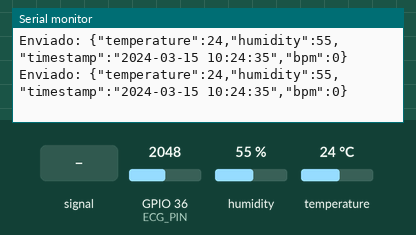
Recording of a sketch running on a simulated ESP32. On the bench: the last lines printed to the serial monitor. The inputs (shaded band) are chosen by the test bench; at power-on: humidity 55 %, GPIO 36 (ECG_PIN) = 2048, temperature 24 °C. WiFi joins after 1.5 s; servers stay silent unless stated; the local clock reads 2024-03-15 10:24:30 at power-on unless the sketch sets it; storage starts empty; no MQTT or app messages arrive unless stated.

Above: at 5.2 s.
5.3 s: GPIO 36 (ECG_PIN) fed a 200 Hz sine of ±327 counts around its level
At 6.15 s:
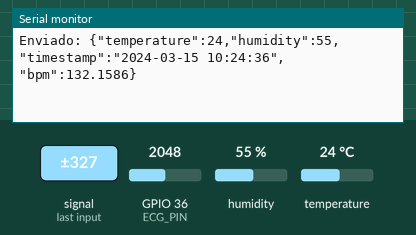
6.8 s: humidity set to 22 %
At 6.84 s:
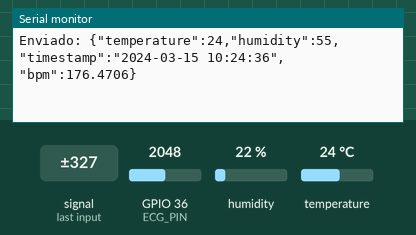
8.3 s: GPIO 36 (ECG_PIN) set to 1960
At 8.34 s:
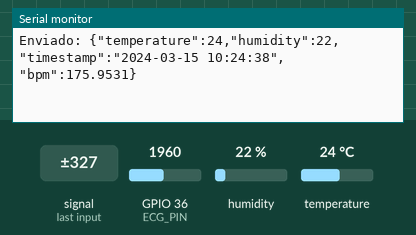
9.8 s: temperature set to 12 °C
At 10.28 s:
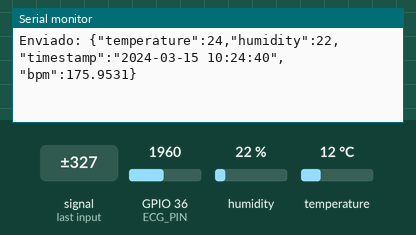
11.3 s: GPIO 36 (ECG_PIN) fed a 1000 Hz sine of ±1023 counts around its level
At 12.34 s:
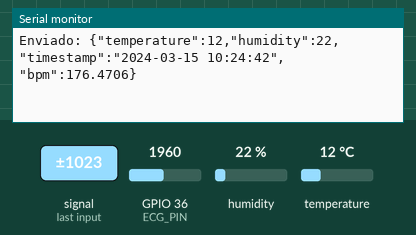
12.8 s: GPIO 36 (ECG_PIN) set to 2040
At 12.81 s:
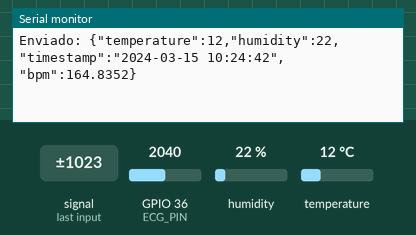

Measured:
- after the input at 5.3 s, the serial monitor: prints a new line after 0.27 s (image 1)
- after the input at 11.3 s, the serial monitor: prints a new line at once (image 5)

The sketch:

main.ino
```cpp
#include <time.h>
#include <DHT.h>
#include <PubSubClient.h>
#include <WiFiClientSecure.h>
#include <WiFi.h>
#include "FS.h"
#include "SPIFFS.h"
#include <ArduinoJson.h>
#include "secrets.h"

// Definição das constantes
const char* wifi_ssid = WIFI_SSID;
const char* wifi_pwd = WIFI_PWD;

const char* mqtt_ip = MQTT_IP;
const int mqtt_port = MQTT_PORT;
const char* mqtt_user = MQTT_USER;
const char* mqtt_pwd = MQTT_PWD;
const char* mqtt_queue = MQTT_QUEUE;

// Definição dos pinos do AD8232
#define ECG_PIN 36       // Pino de saída analógica do AD8232 (OUTPUT)
#define LO_PLUS_PIN 25   // Lead-off positivo (LO+)
#define LO_MINUS_PIN 26  // Lead-off negativo (LO-)

// Definição do pino e tipo do DHT
#define DHTPIN 19
#define DHTTYPE DHT11
DHT dht(DHTPIN, DHTTYPE);

// Declarando variaveis de Wifi e MQTT
//WiFiClientSecure espClient; // Conexão para o HiveMQ (necessário para conexão TLS via ESP32)
WiFiClient espClient; // Conexão para o RabbitMQ
PubSubClient client(espClient);

// Funções com paramêtros precisam ser declaradas antes de serem utilizadas
bool MountSPIFFS(int maxRetries = 5) {
  int attempts = 0;
  while (!SPIFFS.begin(true)) {
    Serial.println("Falha ao montar SPIFFS, tentando novamente...");
    attempts++;
    delay(500);
    if (attempts >= maxRetries) {
      Serial.println("Não foi possível montar o SPIFFS após várias tentativas.");
      return false;
    }
  }

  Serial.println("SPIFFS montado com sucesso!");
  return true;
}

void setup() {
  Serial.begin(115200);

  // Aguarda SPIFFS ser montado
  if (!MountSPIFFS()) {
    Serial.println("Erro crítico ao montar SPIFFS. Reiniciando...");
    delay(3000);
    ESP.restart();
  }

  pinMode(LO_PLUS_PIN, INPUT);
  pinMode(LO_MINUS_PIN, INPUT);
  pinMode(ECG_PIN, INPUT);

  //espClient.setInsecure(); // Necessário desabilitar o certificado para enviar os dados ao HiveMQ

  dht.begin();
  delay(2000);

  // Conecta ao Wifi e RabbitMQ
  Reconnect();

  // Sincroniza o fuso horário (NTP - Network Time Protocol)
  SyncTime();
}

void SyncTime(){
  configTime(-3 * 3600, 0, "pool.ntp.org", "time.google.com");
  Serial.println("Sincronizando com NTP...");
  struct tm timeinfo;
  if (!getLocalTime(&timeinfo)) {
    Serial.println("Falha ao sincronizar com NTP. Usando millis() como fallback.");
  } else {
    char timeStr[20];
    strftime(timeStr, sizeof(timeStr), "%Y-%m-%d %H:%M:%S", &timeinfo);
    Serial.println("Data/Hora sincronizada: " + String(timeStr));
  }
}

void Reconnect(){
  ConnectWifi();
  ConnectRabbitMQ();
}

void ConnectWifi(){
  int errorCount = 0;

  WiFi.begin(wifi_ssid, wifi_pwd);
  while (WiFi.status() != WL_CONNECTED && errorCount < 3) {
    errorCount++;
    delay(1000);
    Serial.print(".");
  }
  Serial.println("Conectado ao Wifi.");
}

void ConnectRabbitMQ(){
  int errorCount = 0;

  client.setServer(mqtt_ip, mqtt_port);

  String client_id = "esp32-client-" + String(WiFi.macAddress());

  // Conectar ao RabbitMQ
  while (!client.connected() && errorCount < 2) {
    Serial.println("Conectando ao RabbitMQ...");

    if (client.connect(client_id.c_str(), mqtt_user, mqtt_pwd)) {
      Serial.println("Conectado ao RabbitMQ via MQTT");
      client.subscribe(mqtt_queue);
      client.publish(mqtt_queue, "Estou conectado :)");
    } else {
      Serial.print("Falha na conexão, código: ");
      Serial.println(client.state());
      errorCount++;
      delay(1000);
    }
  }
}

// Função para salvar os dados no SPIFFS
void SaveToSPIFFS(const char* data) {
  // Limite de armazenamento
  size_t totalBytes = SPIFFS.totalBytes();
  size_t usedBytes = SPIFFS.usedBytes();
  size_t freeBytes = totalBytes - usedBytes;

  if (freeBytes < 2000) { // ~2KB livres
    Serial.println("Memória quase cheia, não salvando mais dados.");
    return;
  }

  String filename = "/data_" + String(millis()) + ".json";
  File file = SPIFFS.open(filename, FILE_WRITE);
  if (!file) {
    Serial.println("Erro ao abrir arquivo para escrita.");
    return;
  }

  file.println(data);
  file.close();
  Serial.println("Dados salvos no SPIFFS: " + filename);
  LogFreeBytes();
}

void LogFreeBytes(){
  Serial.printf("Espaço usado: %d / %d bytes\n", SPIFFS.usedBytes(), SPIFFS.totalBytes());
}

// Função para enviar os dados armazenados no SPIFFS
void SendSavedData() {
  if (!CheckConnection()) {
    Serial.println("Sem internet ou MQTT desconectado. Aguardando para reenviar...");
    return;
  }

  File root = SPIFFS.open("/");
  if (!root) {
    Serial.println("Erro ao abrir diretório raiz.");
    return;
  }

  // Coleta nomes dos arquivos em um vetor
  std::vector<String> files;
  File file = root.openNextFile();

  while (file) {
    String filename = file.name();
    if (!filename.startsWith("/")) {
      filename = "/" + filename; // Garante barra inicial
    }
    if (filename.startsWith("/data_")) { // Apenas arquivos relevantes (apenas os jsons criados)
      files.push_back(filename);
    }
    file.close();
    file = root.openNextFile();
  }
  root.close();

  // Ordena os arquivos em ordem alfabética (baseado no millis)
  std::sort(files.begin(), files.end());

  // Processa os arquivos ordenados
  for (const auto& filename : files) {
    File f = SPIFFS.open(filename, FILE_READ);
    if (!f) {
      Serial.println("Erro ao abrir " + filename + " para leitura. Pulando...");
      continue;
    }

    String content = f.readString();
    f.close();

    Serial.println("Reenviando arquivo: " + filename);
    if (client.publish(mqtt_queue, content.c_str())) {
      Serial.println("Enviado com sucesso, tentando apagar arquivo...");
      if (!SPIFFS.remove(filename)) {
        Serial.println("Não foi possível remover o arquivo: " + filename);
      } else {
        Serial.println("Arquivo " + filename + " removido com sucesso.");
      }
    } else {
      Serial.println("Falha ao enviar, mantendo arquivo...");
      break; // Sai do loop para tentar novamente depois
    }

    delay(800);
  }
}

String GetDateTime(){
  struct tm timeinfo;
  if (getLocalTime(&timeinfo)) {
    char timeStr[20];
    strftime(timeStr, sizeof(timeStr), "%Y-%m-%d %H:%M:%S", &timeinfo);
    return timeStr;
  } else {
    // Usa micros() se NTP não estiver disponível
    return String("millis_") + String(micros());
  }
}

bool CheckConnection(){
  return WiFi.status() == WL_CONNECTED && client.connected();
}

float calculateBPM(int ecgValue) {
  const int threshold = 2000;  // limite de detecção
  const unsigned long debounceTime = 250;  // tempo mínimo entre batimentos (ms) (~240 BPM)

  static unsigned long lastBeatTime = 0;
  static bool aboveThreshold = false;
  static float bpm = 0;

  unsigned long now = millis();

  // --- Detecta subida acima do limiar ---
  if (ecgValue > threshold && !aboveThreshold) {
    aboveThreshold = true;
    if (lastBeatTime > 0) {
      unsigned long delta = now - lastBeatTime;
      if (delta > debounceTime) {
        bpm = 60000.0 / delta;  // converte intervalo (ms) em batimentos/minuto
      }
    }
    lastBeatTime = now;
  }

  if (ecgValue < threshold) {
    aboveThreshold = false;
  }

  return bpm;
}

void loop() {
  // Caso estiver conectado ao MQTT (RabbitMQ) mantém a conexão estável
  if (client.connected()) {
    client.loop();
  }

  // Adquire valores de temperatura e humidade
  float temperature = dht.readTemperature();
  float humidity = dht.readHumidity();
  float ecg_value = analogRead(ECG_PIN);
  float bpm = calculateBPM(ecg_value);

  if (isnan(temperature) || isnan(humidity)) {
    Serial.print("Falha ao ler do sensor DHT 11");
    return;
  }

  // Cria json para envio
  StaticJsonDocument<128> doc;
  doc["temperature"] = temperature;
  doc["humidity"] = humidity;
  doc["timestamp"] = GetDateTime();
  doc["bpm"] = bpm;

  // Serialização do json
  char payload[100];
  serializeJson(doc, payload, sizeof(payload));

  // Verifica se perdeu a conexão com a internet ou com o RabbitMQ
  if (!CheckConnection()) {
    // Se perdeu a conexão, salva os dados localmente
    Serial.println("Sem conexão. Salvando dados localmente...");
    SaveToSPIFFS(payload);
    Reconnect();
  } else {
    // Publica na fila
    if (client.publish(mqtt_queue, payload)) {
      Serial.print("Enviado: ");
      Serial.println(payload);
    } else {
      // Caso houver erro na publicação, salva os dados localmente
      Serial.println("Falha ao publicar. Salvando localmente...");
      SaveToSPIFFS(payload);
    }

    // Após enviar com sucesso, tenta enviar os dados pendentes
    SendSavedData();
  }

  delay(100);
}
```

secrets.h
```cpp
#ifndef SECRETS_H
#define SECRETS_H

#define WIFI_SSID "Nome da rede aqui"
#define WIFI_PWD "Senha da rede aqui"

// Exemplo de configuração para broker MQTT local (RabbitMQ)
#define MQTT_IP "192.168.15.5" // Aqui deve vir o ip local da sua rede wifi
#define MQTT_PORT 1883 // Porta MQTT
#define MQTT_USER "guest"
#define MQTT_PWD "guest"
#define MQTT_QUEUE "dht11_ad8232" // Nome da fila. OBS: não pode ter barra /, evitar caracteres especiais

// Exemplo de configuração para HiveMQ Cloud
// #define MQTT_IP "<id da rede aqui>.s1.eu.hivemq.cloud" // Aqui deve vir o endereço do cluster do HiveMQ
// #define MQTT_PORT 8883 // Porta MQTT
// #define MQTT_USER "hivemq"
// #define MQTT_PWD "HiveMQ8883"
// #define MQTT_QUEUE "dht11_ad8232"

#endif
```
